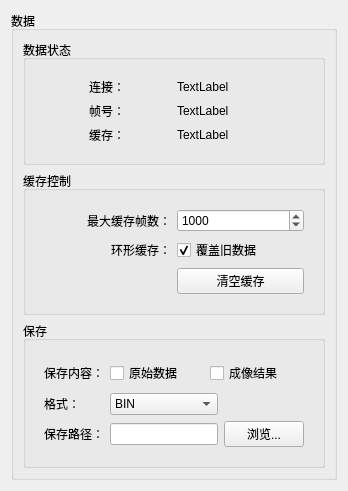
                  <widget class="QWidget" name="tab_4">
                   <attribute name="title">
                    <string>数据</string>
                   </attribute>
                   <layout class="QVBoxLayout" name="verticalLayout_15">
                    <item>
                     <widget class="QGroupBox" name="groupBox_5">
                      <property name="title">
                       <string>数据</string>
                      </property>
                      <layout class="QVBoxLayout" name="verticalLayout_16">
                       <item>
                        <widget class="QGroupBox" name="gbDataStatus">
                         <property name="title">
                          <string>数据状态</string>
                         </property>
                         <layout class="QVBoxLayout" name="verticalLayout_17">
                          <item>
                           <widget class="QWidget" name="widget_2" native="true">
                            <layout class="QGridLayout" name="gridLayout_14">
                             <item row="0" column="0" alignment="Qt::AlignmentFlag::AlignHCenter">
                              <widget class="QLabel" name="labelConnTitle">
                               <property name="text">
                                <string>连接：</string>
                               </property>
                              </widget>
                             </item>
                             <item row="0" column="1">
                              <widget class="QLabel" name="labelConnValue">
                               <property name="text">
                                <string>TextLabel</string>
                               </property>
                              </widget>
                             </item>
                             <item row="1" column="0" alignment="Qt::AlignmentFlag::AlignHCenter">
                              <widget class="QLabel" name="labelFrameTitle">
                               <property name="text">
                                <string>帧号：</string>
                               </property>
                              </widget>
                             </item>
                             <item row="1" column="1">
                              <widget class="QLabel" name="labelFrameValue">
                               <property name="text">
                                <string>TextLabel</string>
                               </property>
                              </widget>
                             </item>
                             <item row="2" column="0" alignment="Qt::AlignmentFlag::AlignHCenter">
                              <widget class="QLabel" name="labelBufTitle">
                               <property name="text">
                                <string>缓存：</string>
                               </property>
                              </widget>
                             </item>
                             <item row="2" column="1">
                              <widget class="QLabel" name="labelBufValue">
                               <property name="text">
                                <string>TextLabel</string>
                               </property>
                              </widget>
                             </item>
                            </layout>
                           </widget>
                          </item>
                         </layout>
                        </widget>
                       </item>
                       <item>
                        <widget class="QGroupBox" name="gbBuffer">
                         <property name="title">
                          <string>缓存控制</string>
                         </property>
                         <layout class="QVBoxLayout" name="verticalLayout_18">
                          <item>
                           <widget class="QWidget" name="widget_3" native="true">
                            <layout class="QGridLayout" name="gridLayout_15">
                             <item row="0" column="0">
                              <widget class="QLabel" name="labelMaxFrames">
                               <property name="text">
                                <string>最大缓存帧数：</string>
                               </property>
                               <property name="alignment">
                                <set>Qt::AlignmentFlag::AlignRight|Qt::AlignmentFlag::AlignTrailing|Qt::AlignmentFlag::AlignVCenter</set>
                               </property>
                              </widget>
                             </item>
                             <item row="0" column="1">
                              <widget class="QSpinBox" name="spinMaxFrames">
                               <property name="minimum">
                                <number>1</number>
                               </property>
                               <property name="maximum">
                                <number>10000000</number>
                               </property>
                               <property name="value">
                                <number>1000</number>
                               </property>
                              </widget>
                             </item>
                             <item row="1" column="0">
                              <widget class="QLabel" name="labelRingBuffer">
                               <property name="text">
                                <string>环形缓存：</string>
                               </property>
                               <property name="alignment">
                                <set>Qt::AlignmentFlag::AlignRight|Qt::AlignmentFlag::AlignTrailing|Qt::AlignmentFlag::AlignVCenter</set>
                               </property>
                              </widget>
                             </item>
                             <item row="1" column="1">
                              <widget class="QCheckBox" name="chkRingBuffer">
                               <property name="text">
                                <string>覆盖旧数据</string>
                               </property>
                               <property name="checked">
                                <bool>true</bool>
                               </property>
                              </widget>
                             </item>
                             <item row="2" column="1">
                              <widget class="QPushButton" name="btnClearBuffer">
                               <property name="text">
                                <string>清空缓存</string>
                               </property>
                              </widget>
                             </item>
                            </layout>
                           </widget>
                          </item>
                         </layout>
                        </widget>
                       </item>
                       <item>
                        <widget class="QGroupBox" name="gbSave">
                         <property name="title">
                          <string>保存</string>
                         </property>
                         <layout class="QVBoxLayout" name="verticalLayout_19">
                          <item>
                           <widget class="QWidget" name="widget_4" native="true">
                            <layout class="QGridLayout" name="gridLayout_6">
                             <item row="0" column="0">
                              <widget class="QLabel" name="label_11">
                               <property name="text">
                                <string>保存内容：</string>
                               </property>
                               <property name="alignment">
                                <set>Qt::AlignmentFlag::AlignRight|Qt::AlignmentFlag::AlignTrailing|Qt::AlignmentFlag::AlignVCenter</set>
                               </property>
                              </widget>
                             </item>
                             <item row="0" column="1" colspan="2">
                              <widget class="QWidget" name="widgetSaveContentRow" native="true">
                               <property name="minimumSize">
                                <size>
                                 <width>0</width>
                                 <height>28</height>
                                </size>
                               </property>
                               <layout class="QHBoxLayout" name="horizontalLayout_10">
                                <property name="leftMargin">
                                 <number>0</number>
                                </property>
                                <property name="topMargin">
                                 <number>0</number>
                                </property>
                                <property name="rightMargin">
                                 <number>0</number>
                                </property>
                                <property name="bottomMargin">
                                 <number>0</number>
                                </property>
                                <item>
                                 <widget class="QCheckBox" name="chkSaveRaw">
                                  <property name="text">
                                   <string>原始数据</string>
                                  </property>
                                 </widget>
                                </item>
                                <item>
                                 <widget class="QCheckBox" name="chkSaveImaging">
                                  <property name="text">
                                   <string>成像结果</string>
                                  </property>
                                 </widget>
                                </item>
                               </layout>
                              </widget>
                             </item>
                             <item row="1" column="0">
                              <widget class="QLabel" name="labelFormat">
                               <property name="text">
                                <string>格式：</string>
                               </property>
                              </widget>
                             </item>
                             <item row="1" column="1">
                              <widget class="QComboBox" name="labelFormat_2">
                               <item>
                                <property name="text">
                                 <string>BIN</string>
                                </property>
                               </item>
                               <item>
                                <property name="text">
                                 <string>MAT</string>
                                </property>
                               </item>
                               <item>
                                <property name="text">
                                 <string>CSV</string>
                                </property>
                               </item>
                              </widget>
                             </item>
                             <item row="2" column="0">
                              <widget class="QLabel" name="label_12">
                               <property name="text">
                                <string>保存路径：</string>
                               </property>
                               <property name="alignment">
                                <set>Qt::AlignmentFlag::AlignRight|Qt::AlignmentFlag::AlignTrailing|Qt::AlignmentFlag::AlignVCenter</set>
                               </property>
                              </widget>
                             </item>
                             <item row="2" column="1">
                              <widget class="QLineEdit" name="lineEdit"/>
                             </item>
                             <item row="2" column="2">
                              <widget class="QPushButton" name="btnBrowseDir">
                               <property name="text">
                                <string>浏览...</string>
                               </property>
                              </widget>
                             </item>
                            </layout>
                           </widget>
                          </item>
                         </layout>
                        </widget>
                       </item>
                      </layout>
                     </widget>
                    </item>
                   </layout>
                  </widget>
